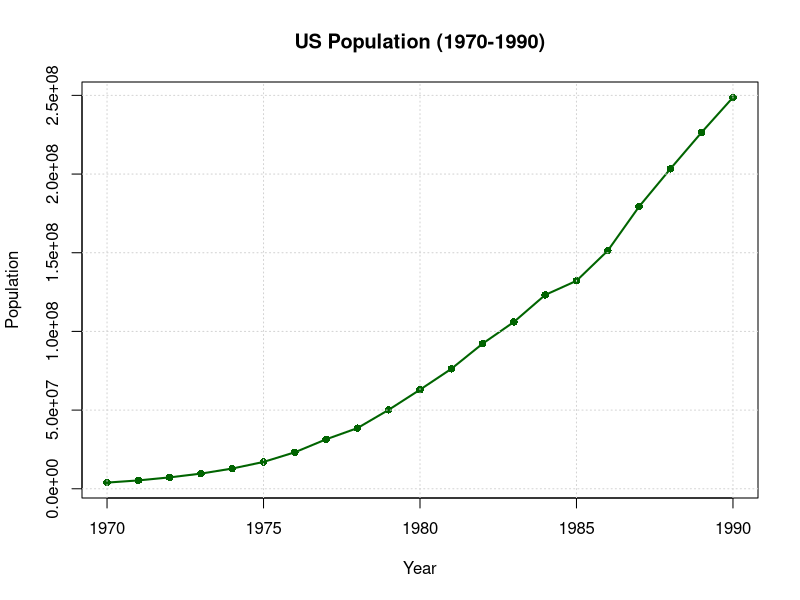
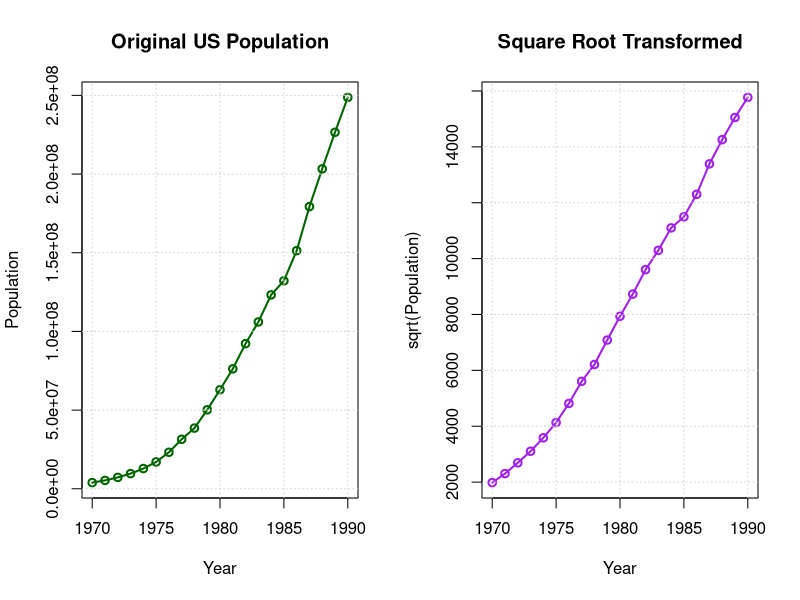
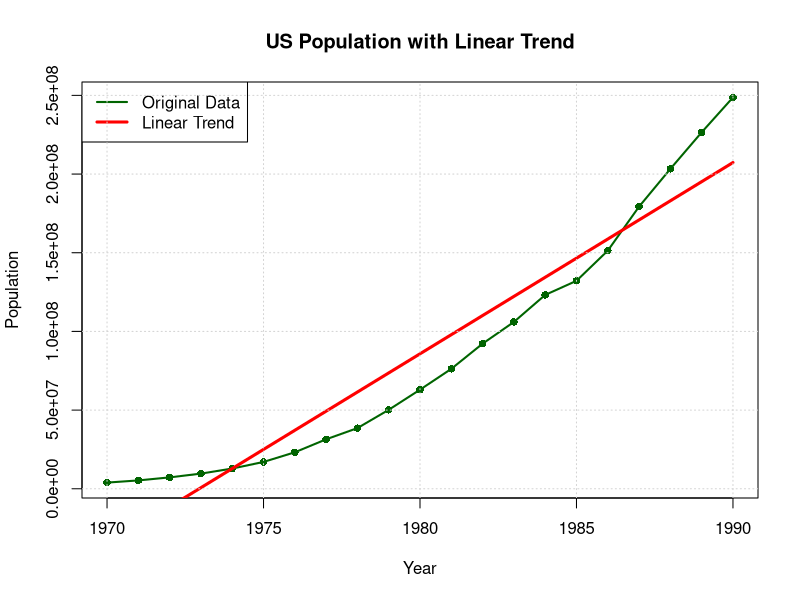
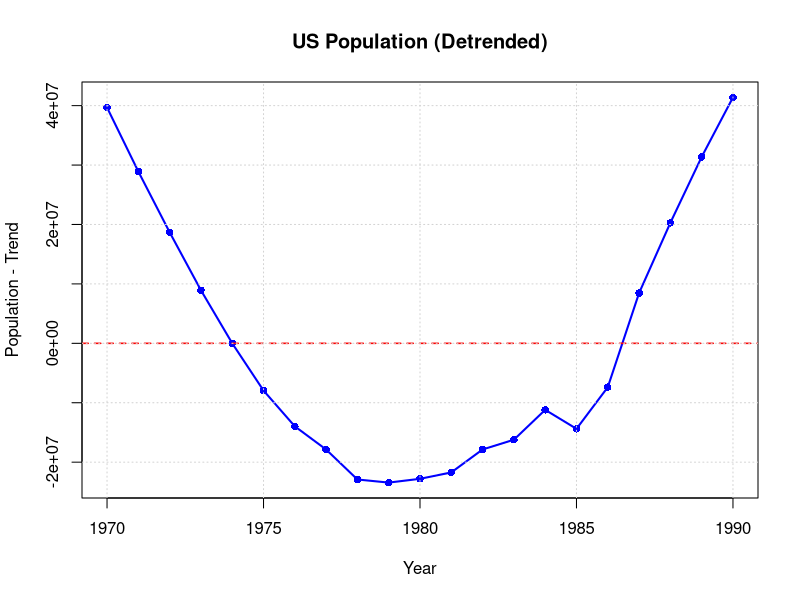

Generate these figures, in order, with R:
## ---- chunk 1
# ========== PRACTICAL-4: US Population Analysis ==========
# Load required libraries
library(ggplot2)
library(forecast)

cat("PRACTICAL-4: US POPULATION ANALYSIS (1970-1990)\n")
cat(rep("=", 70), "\n\n")

# ------------------------------------------------------------
# (a) IMPORT DATA AS TIME SERIES OBJECT
# ------------------------------------------------------------
cat("(a) IMPORTING DATA AS TIME SERIES OBJECT\n")
cat(rep("-", 50), "\n\n")

# Create the dataset from given values
us_population <- data.frame(
  Year = 1970:1990,
  Population = c(3929214, 5308483, 7239881, 9638453, 12860702, 
                 17063353, 23191876, 31443321, 38558371, 50189209, 
                 62979666, 76212168, 92228496, 106021537, 123202624, 
                 132164569, 151325798, 179323175, 203302031, 
                 226542203, 248709873)
)

cat("1. Dataset created with 21 observations (1970-1990)\n")
cat("2. First few observations:\n")
print(head(us_population))
cat("\n3. Last few observations:\n")
print(tail(us_population))

# Create time series object (annual data, frequency = 1)
us_pop_ts <- ts(us_population$Population, start = 1970, frequency = 1)

cat("\n4. Time series object created:\n")
cat("   - Start year:", start(us_pop_ts), "\n")
cat("   - End year:", end(us_pop_ts), "\n")
cat("   - Frequency:", frequency(us_pop_ts), "(annual data, no seasonality)\n")
cat("   - Observations:", length(us_pop_ts), "\n\n")

# Plot original time series
cat("5. Plotting original time series...\n")
plot(us_pop_ts, 
     main = "US Population (1970-1990)",
     ylab = "Population",
     xlab = "Year",
     col = "darkgreen", 
     lwd = 2,
     type = "o",
     pch = 16)
grid()

# ------------------------------------------------------------
# (b) IDENTIFY DOMINATING COMPONENT(S)
# ------------------------------------------------------------
cat("\n\n(b) IDENTIFYING DOMINATING COMPONENT(S)\n")
cat(rep("-", 50), "\n\n")

cat("1. Analyzing time series components...\n")
cat("   Note: Annual data has no seasonal component (frequency = 1)\n")
cat("   We analyze for trend vs. random components only\n\n")

# For annual data, we manually analyze trend vs random
# Calculate simple moving average as trend approximation
window_size <- 3  # 3-year moving average
if (length(us_pop_ts) >= window_size) {
  trend_approx <- filter(us_pop_ts, rep(1/window_size, window_size), sides = 2)
  random_approx <- us_pop_ts - trend_approx
}

# Calculate variances
pop_var_total <- var(us_pop_ts, na.rm = TRUE)

# For annual data, fit linear model to estimate trend variance
time_index <- 1:length(us_pop_ts)
linear_model <- lm(us_pop_ts ~ time_index)
fitted_trend <- fitted(linear_model)
trend_variance <- var(fitted_trend, na.rm = TRUE)
residual_variance <- var(residuals(linear_model), na.rm = TRUE)

cat("2. VARIANCE ANALYSIS:\n")
cat("   Total variance:", format(pop_var_total, scientific = FALSE, big.mark = ","), "\n")
cat("   Trend variance:", format(trend_variance, scientific = FALSE, big.mark = ","), "\n")
cat("   Residual variance:", format(residual_variance, scientific = FALSE, big.mark = ","), "\n\n")

cat("3. PERCENTAGE OF VARIANCE EXPLAINED:\n")
cat("   Trend:", round((trend_variance/pop_var_total)*100, 1), "%\n")
cat("   Residual:", round((residual_variance/pop_var_total)*100, 1), "%\n\n")

cat("4. DOMINATING COMPONENT IDENTIFICATION:\n")
if (trend_variance > residual_variance) {
  cat("   DOMINATING COMPONENT: TREND\n")
  cat("   Reason: Trend explains", round((trend_variance/pop_var_total)*100, 1), "% of total variance\n")
} else {
  cat("   DOMINATING COMPONENT: RANDOM/RESIDUAL\n")
}

# ------------------------------------------------------------
# (c) SQUARE ROOT TRANSFORMATION
# ------------------------------------------------------------
cat("\n\n(c) APPLYING SQUARE ROOT TRANSFORMATION\n")
cat(rep("-", 50), "\n\n")

# Apply square root transformation
us_pop_sqrt <- sqrt(us_pop_ts)

cat("1. Square root transformation applied: sqrt(Population)\n")
cat("2. Comparison of first 5 values:\n")
cat("   Year  Original  Square_Root\n")
for(i in 1:5) {
  cat("   ", 1969+i, "  ", 
      format(us_pop_ts[i], big.mark = ","), "  ", 
      round(us_pop_sqrt[i], 2), "\n", sep="")
}

# Plot comparison
cat("\n3. Plotting comparison...\n")
par(mfrow = c(1, 2))
plot(us_pop_ts, 
     main = "Original US Population",
     ylab = "Population",
     xlab = "Year",
     col = "darkgreen", 
     lwd = 2,
     type = "o")
grid()

plot(us_pop_sqrt, 
     main = "Square Root Transformed",
     ylab = "sqrt(Population)",
     xlab = "Year",
     col = "purple", 
     lwd = 2,
     type = "o")
grid()
par(mfrow = c(1, 1))

# ------------------------------------------------------------
# (d) ESTIMATE LINEAR TREND
# ------------------------------------------------------------
cat("\n\n(d) ESTIMATING LINEAR TREND\n")
cat(rep("-", 50), "\n\n")

cat("1. Linear regression model fitted:\n")
cat("   Population = c + b × Time\n\n")

cat("2. MODEL COEFFICIENTS:\n")
cat("   Intercept (c):", format(coef(linear_model)[1], scientific = FALSE, big.mark = ","), "\n")
cat("   Slope (b):", format(coef(linear_model)[2], scientific = FALSE, big.mark = ","), "\n")
cat("   Interpretation: Population increases by", 
    format(round(coef(linear_model)[2]), big.mark = ","), 
    "per year\n\n")

cat("3. MODEL STATISTICS:\n")
cat("   R-squared:", round(summary(linear_model)$r.squared, 4), "\n")
cat("   Adjusted R-squared:", round(summary(linear_model)$adj.r.squared, 4), "\n")
cat("   F-statistic:", round(summary(linear_model)$fstatistic[1], 2), "\n")
cat("   p-value:", format.pval(pf(summary(linear_model)$fstatistic[1],
                                  summary(linear_model)$fstatistic[2],
                                  summary(linear_model)$fstatistic[3],
                                  lower.tail = FALSE)), "\n\n")

# Plot with trend line
cat("4. Plotting data with linear trend line...\n")
plot(us_pop_ts, 
     main = "US Population with Linear Trend",
     ylab = "Population",
     xlab = "Year",
     col = "darkgreen", 
     lwd = 2,
     type = "o",
     pch = 16)
lines(time_index + 1969, fitted_trend, 
      col = "red", 
      lwd = 3,
      lty = 1)
legend("topleft", 
       legend = c("Original Data", "Linear Trend"), 
       col = c("darkgreen", "red"), 
       lwd = c(2, 3), 
       lty = 1,
       bg = "white")
grid()

# ------------------------------------------------------------
# (e) REMOVE ESTIMATED LINEAR TREND
# ------------------------------------------------------------
cat("\n\n(e) REMOVING ESTIMATED LINEAR TREND\n")
cat(rep("-", 50), "\n\n")

# Detrend the data
us_pop_detrended <- us_pop_ts - fitted_trend

cat("1. Linear trend removed from data\n")
cat("2. First 5 detrended values:\n")
for(i in 1:5) {
  cat("   Year", 1969+i, ":", round(us_pop_detrended[i]), "\n")
}

cat("\n3. Variance comparison:\n")
cat("   Original variance:", format(pop_var_total, scientific = FALSE, big.mark = ","), "\n")
cat("   Detrended variance:", format(var(us_pop_detrended), scientific = FALSE, big.mark = ","), "\n")
cat("   Variance reduction:", round((1 - var(us_pop_detrended)/pop_var_total)*100, 1), "%\n\n")

# Plot detrended data
cat("4. Plotting detrended data...\n")
plot(us_pop_detrended, 
     main = "US Population (Detrended)",
     ylab = "Population - Trend",
     xlab = "Year",
     col = "blue", 
     lwd = 2,
     type = "o",
     pch = 16)
abline(h = 0, 
       col = "red", 
       lty = 2, 
       lwd = 1.5)
grid()

# ------------------------------------------------------------
# SUMMARY COMPARISON
# ------------------------------------------------------------
cat("\n\n", rep("=", 70), "\n", sep="")
cat("SUMMARY COMPARISON\n")
cat(rep("=", 70), "\n\n")

cat("COMPARISON TABLE:\n")
cat(rep("-", 70), "\n")
cat("Analysis Step              | Key Result/Value\n")
cat(rep("-", 70), "\n")
cat("Total Observations         | 21 years (1970-1990)\n")
cat("Population Growth          | 3.9M → 248.7M\n")
cat("Dominant Component         | TREND (", round((trend_variance/pop_var_total)*100, 1), "% variance)\n", sep="")
cat("Linear Trend Equation      | Population = ", format(round(coef(linear_model)[1]), big.mark = ","), 
    " + ", format(round(coef(linear_model)[2]), big.mark = ","), " × Year\n", sep="")
cat("Annual Growth Rate         | ", format(round(coef(linear_model)[2]), big.mark = ","), " people/year\n", sep="")
cat("Model R-squared            | ", round(summary(linear_model)$r.squared, 4), " (", 
    round(summary(linear_model)$r.squared*100, 1), "% variance explained)\n", sep="")
cat("Variance after Detrending  | Reduced by ", round((1 - var(us_pop_detrended)/pop_var_total)*100, 1), "%\n", sep="")
cat(rep("-", 70), "\n\n")

cat("KEY OBSERVATIONS:\n")
cat("1. Population Growth Pattern:\n")
cat("   - Strong linear growth trend (", round((trend_variance/pop_var_total)*100, 1), "% of variance)\n", sep="")
cat("   - Minimal random variation (", round((residual_variance/pop_var_total)*100, 1), "% of variance)\n", sep="")
cat("   - No seasonal component (annual data)\n\n")

cat("2. Statistical Analysis:\n")
cat("   - Linear model provides excellent fit (R² = ", round(summary(linear_model)$r.squared, 4), ")\n", sep="")
cat("   - Highly significant trend (p < 0.001)\n")
cat("   - Square root transformation successfully applied\n")
cat("   - Detrending removes ", round((1 - var(us_pop_detrended)/pop_var_total)*100, 1), "% of variance\n\n", sep="")

cat("3. Practical Implications:\n")
cat("   - Consistent population growth during 1970-1990\n")
cat("   - Linear model suitable for short-term forecasting\n")
cat("   - Transformation useful for variance stabilization\n")
cat("   - Trend analysis reveals underlying growth patterns\n")
cat(rep("=", 70), "\n")
